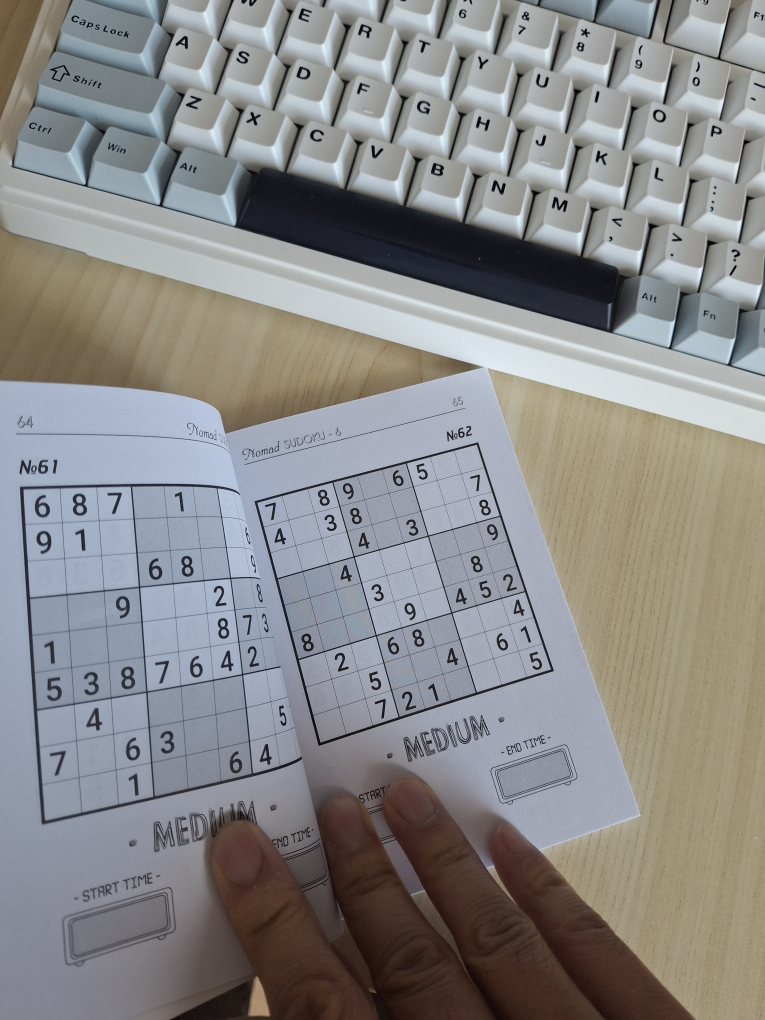
#> input picture photos/book_01.jpg, 3060 x 4080 px (shown at 1/4 size)
$ python -i grid.py   (imports and definitions only)
#> lines starting #> are read from the running program, lines starting #| are printed output that depends on the picture; after the words box and inside, x2 and y2 are one past the last pixel; in counts of white or black regions, pixels touching at a corner belong together
#> further down, picture is the input picture: shape (4080, 3060, 3); mean B, G, R 137.1, 137.4, 138
"""Grid detection, perspective warp, and cell extraction.
Port these functions 1:1 to Kotlin with OpenCV for Android."""
import cv2
import numpy as np

from ink import Piece, USER, cell_unsure, kind, neutral_distance, use_removal

WARP_SIZE = 450  # 9 * 50 px cells
DIGIT_SIZE = 28  # classifier input size
MIN_GRID_AREA = 0.1    # border method: grid outline >= this share of the frame
HULL_FALLBACK = True  # after the cell method: hull of the biggest contour + edge snapping
SMALL_GRID_AREA = 0.03  # last resort, after the cell method: a smaller border (small grid, measured: below ~6% of a 640x480 frame digits stop reading)
MIN_CELL_AREA = 0.0004  # cell method: one cell's hole >= this share of the frame
GRID_CHECK = True  # a found quad counts only if its flattened image shows the box lines
BOX_LINES = 0.93   # looks_like_grid: 3 of the 4 inner box lines cover >= this share (gentle threshold)


def preprocess(img):
    gray = cv2.cvtColor(img, cv2.COLOR_BGR2GRAY) if img.ndim == 3 else img
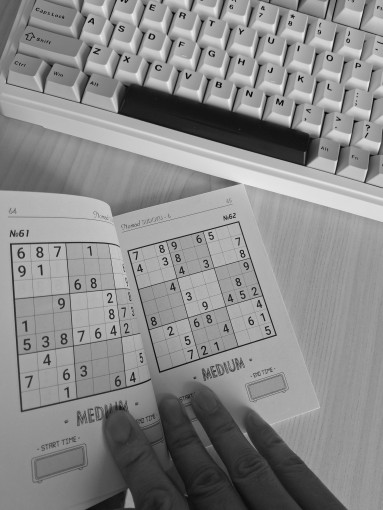
#> gray: shape (4080, 3060) (shown at 1/8 size); min 0, max 249, mean 137.5
    blur = cv2.GaussianBlur(gray, (7, 7), 0)
    th = cv2.adaptiveThreshold(blur, 255, cv2.ADAPTIVE_THRESH_GAUSSIAN_C,
                               cv2.THRESH_BINARY_INV, 11, 2)
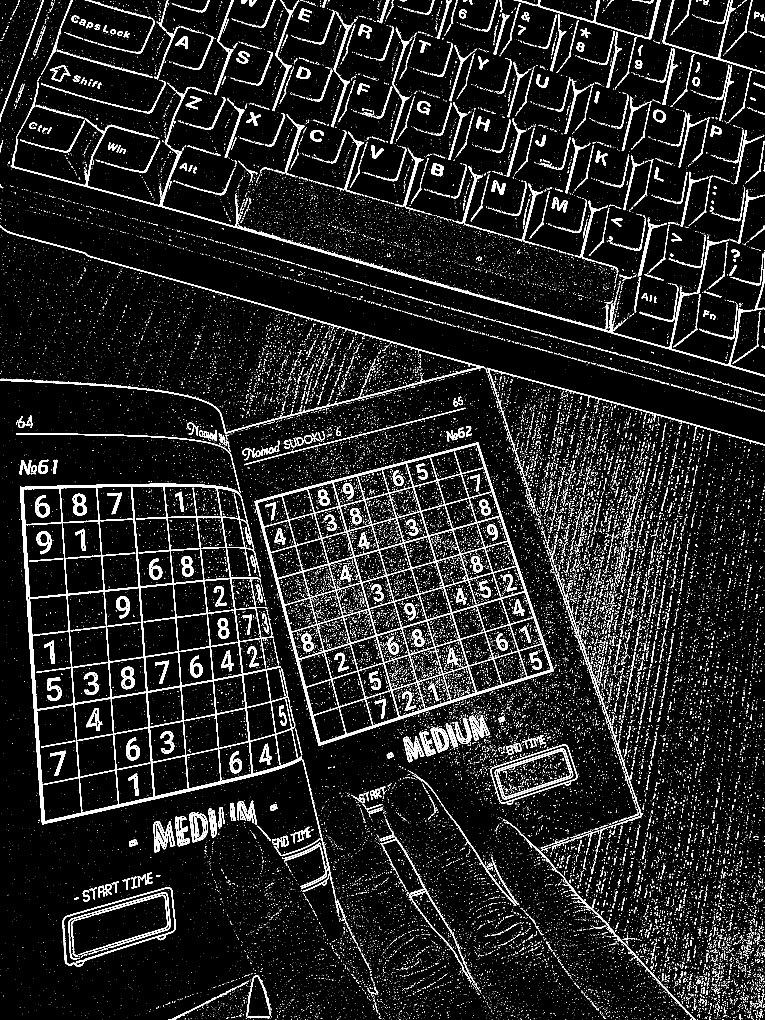
#> th: shape (4080, 3060) (shown at 1/4 size); 7.5% white; 44841 white regions (41596 under 20 px), largest, box (x1, y1, x2, y2) and area: (80, 1935, 1208, 3298) 91338, (1018, 1769, 2216, 2984) 85893, (43, 338, 3060, 1507) 34999
    return gray, th


# [72 lines left out: functions order_corners, find_grid, line_ink, box_line_score, not called in this run]


def looks_like_grid(warped):
    """warped: flattened quad, dark ink on light (after the looks_dark flip)."""
    return box_line_score(line_ink(warped)) >= BOX_LINES


# [165 lines left out: functions grid_accept, _refine_edges, _find_by_border, _find_by_hull, _find_by_cells, _fit_lattice and 1 more, not called in this run]


DESCREEN = None  # e.g. ("blur", 5), ("down", 0.5) or ("gated", 5, 20): see descreen()


# [177 lines left out: functions cell_texture, descreen, looks_dark, cell_votes, cell_backgrounds, clean_cell and 4 more, not called in this run]


def _lower_median(values):
    """Median as an element of the data (lower middle), easy to match in Kotlin."""
    return float(np.sort(values, axis=None)[(values.size - 1) // 2])


# [71 lines left out: functions cell_pieces, extract_cells, not called in this run]

>>> import cv2
>>> picture = cv2.imread('photos/book_01.jpg')
>>> result = preprocess(picture)

$ run again, on photos/book_pen_01.jpg
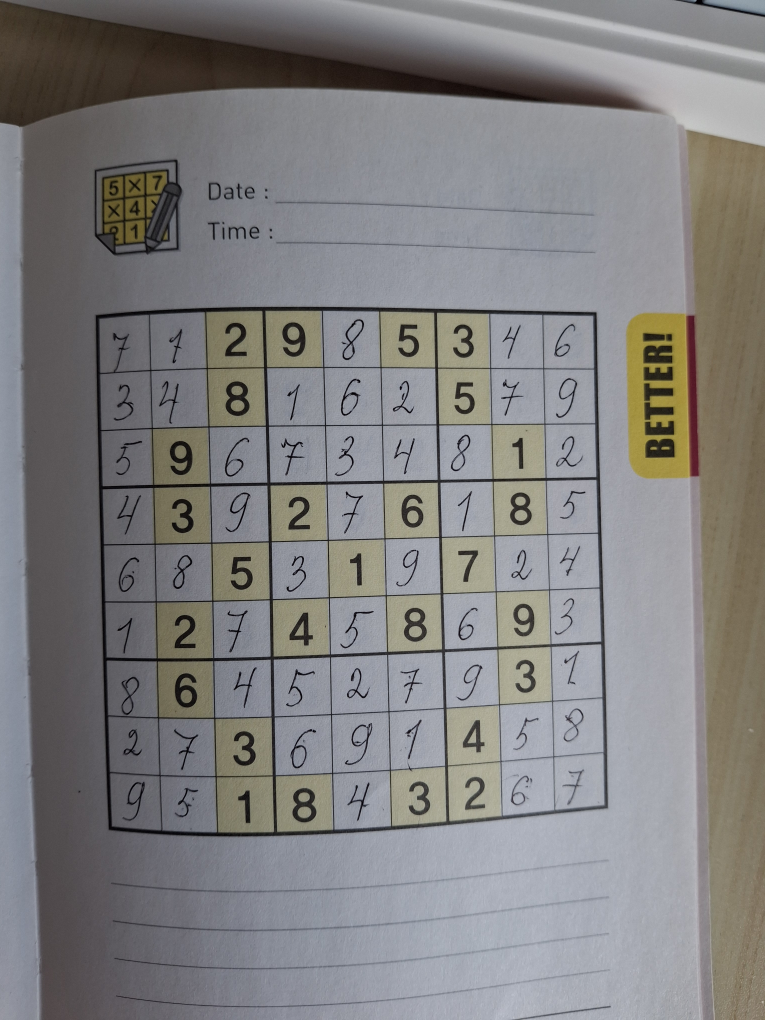
#> input picture photos/book_pen_01.jpg, 3060 x 4080 px (shown at 1/4 size)
#> picture is the input picture: shape (4080, 3060, 3); mean B, G, R 128, 127.8, 128.8
#> in preprocess, `gray = cv2.cvtColor(img, cv2.COLOR_BGR2GRAY) if img.ndim == 3 else img`:
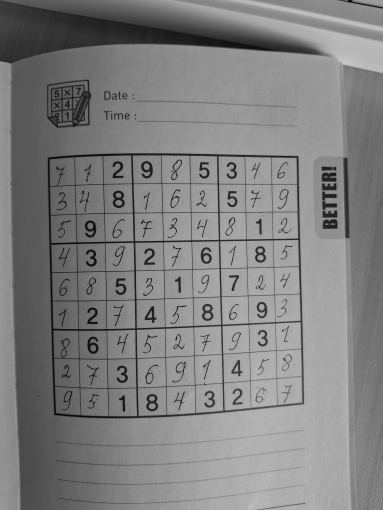
#> gray: shape (4080, 3060) (shown at 1/8 size); min 0, max 207, mean 128.1
#> in preprocess, `th = cv2.adaptiveThreshold(blur, 255, cv2.ADAPTIVE_THRESH_GAUSSIAN_C, ..`:
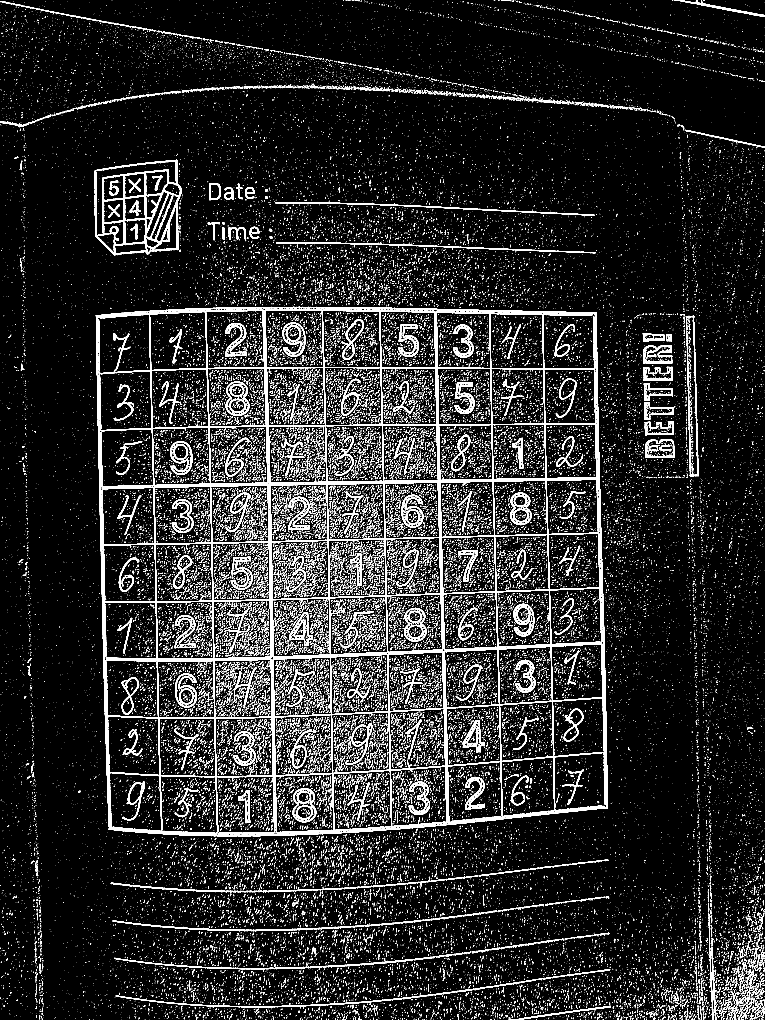
#> th: shape (4080, 3060) (shown at 1/4 size); 8.1% white; 62364 white regions (57453 under 20 px), largest, box (x1, y1, x2, y2) and area: (383, 1227, 2432, 3346) 282029, (379, 639, 728, 1022) 25772, (2743, 1263, 2795, 1906) 5700
